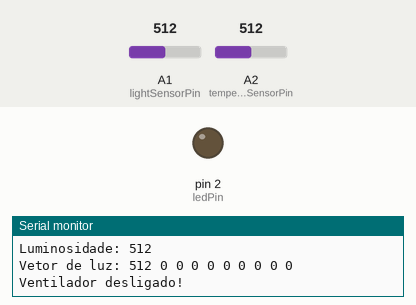
Recording of a sketch running on a simulated Arduino Uno, built with avr-gcc and run on an emulated ATmega328P. Shown: output pins drawn as LEDs (lit = HIGH), the last lines printed to the serial monitor. Inputs (shaded band) come from the test bench; at power-on: A1 (lightSensorPin) = 512, A2 (temperatureSensorPin) = 512.

Above: at 0.1 s.
At 9.7 s:
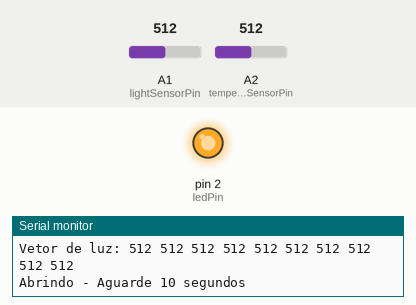
Timing chart, 0 to 21.4 s (numbered marks = the images above):
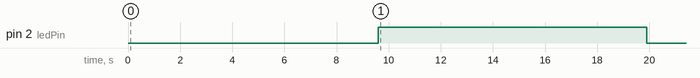

The sketch:

TemperatureLightAndMotorForBoth.ino
```cpp
int ledPin = 2;                     //attach a LED to Digital 2
int temperatureSensorPin = 2;       //temperature sensor is attached to Analog 2
int lightSensorPin = 1;             //light sensor is attached to Analog 1
int closeIfLess = 300;              //value to turn on or off the LED
int closeIfMore = 600;              //value to turn on or off the LED
int temperatureData;                //not real temperature, just the data received by temperature sensor
int delayTime=1000;                 //duration between temperature readings
float realTemperature;              //real temperature, calculated in loop(), it needs the temperatureData
int thermistor = 3975;              //value of the thermistor and used for calculating the real temperature
float resistance;                   //calculated in loop(), it needs the temperatureData and used for calculating the real temperature
int lightSensorValue;
boolean opened = false;             //motor1 controller
int opening = 0;                    //motor1 controller
int closing = 0;                    //motor1 controller
int lightArray[] = {0, 0, 0, 0, 0, 0, 0, 0, 0, 0};          //array with the 10 last light data, it gives more accuracy to the motor1 controller
float temperatureArray[] = {0, 0, 0, 0, 0, 0, 0, 0, 0, 0};  //array with the 10 last temperature data, it gives more accuracy to the motor2 controller
float toleranceTemperature = 27.0;  //above this temperature the motor2 turns on
int timeNecessaryToOpenOrClose = 10;//time in seconds that the motor keeps turned on to the opening or closing proccess
void setup()
{
    pinMode(ledPin, OUTPUT);         //set the LED on Digital 2 as an OUTPUT
    Serial.begin(9600);
}

void loop()
{
    //------------------------------------------------------//
    //Temperature data

    temperatureData = analogRead(temperatureSensorPin);
    resistance = (float)(1023-temperatureData)*10000/temperatureData;
    realTemperature = 1/(log(resistance/10000)/thermistor+1/298.15)-273.15;

    Serial.print("Temperatura: ");
    Serial.print(realTemperature);
    Serial.println(" graus Celsius");

    for (int i=9; i>0; i--) //shift right in temperatureArray
    {
      temperatureArray[i] = temperatureArray[i-1];
    }
    temperatureArray[0] = realTemperature; //attach the new value in temperatureArray

    //End of temperature data
    //------------------------------------------------------//


    //------------------------------------------------------//
    //Light data

    if (opening == 0 && closing == 0) //it'll just read the sensor if the motor is turned off
    {
      lightSensorValue = analogRead(lightSensorPin);

      Serial.print("Luminosidade: ");
      Serial.println(lightSensorValue);

      for (int i=9; i>0; i--) //shift right in lightArray
      {
        lightArray[i] = lightArray[i-1];
      }
      lightArray[0] = lightSensorValue; //attach the new value in lightArray

      //Printing lightArray
      Serial.print("Vetor de luz: ");
      for (int i = 0; i<10; i++)
      {
        Serial.print(lightArray[i]);
        Serial.print(" ");
      }
      Serial.println();
     }

    //End of light data
    //------------------------------------------------------//


    //------------------------------------------------------//
    //Motor DC controller - works with light sensor data (motor1)

    //if the lightSensorValue is under or above the two determinated value, motor1 is activate in one direction (opening direction) if it wasn't opened yet
    //else if the lightSensorValue is within the  two determinated value, motor1 is activate in other direction (closing direction) if it wasn't closed yet
    //the motor1 is turned off when its timeNecessaryToOpenOrClose is reached

    if(lightSensorValue<closeIfLess || lightSensorValue>closeIfMore) //light is too high or too low, must be closed
    {
      if ((opened) && //check if the whole array is within the value to be closed
            ((lightArray[0]<closeIfLess && lightArray[1]<closeIfLess && lightArray[2]<closeIfLess && lightArray[3]<closeIfLess
            && lightArray[4]<closeIfLess && lightArray[5]<closeIfLess && lightArray[6]<closeIfLess && lightArray[7]<closeIfLess
            && lightArray[8]<closeIfLess && lightArray[9]<closeIfLess)
            ||
            (lightArray[0]>closeIfMore && lightArray[1]>closeIfMore && lightArray[2]>closeIfMore && lightArray[3]>closeIfMore
            && lightArray[4]>closeIfMore && lightArray[5]>closeIfMore && lightArray[6]>closeIfMore && lightArray[7]>closeIfMore
            && lightArray[8]>closeIfMore && lightArray[9]>closeIfMore)))
      {
        if (closing == 0) //starting closing
        {
            digitalWrite(ledPin,HIGH); //REPLACE THIS LINE WITH THE MOTOR CLOSING ACTIVATE LINE
            Serial.print("Fechando - Aguarde ");
            Serial.print(timeNecessaryToOpenOrClose);
            Serial.println(" segundos");
            closing++;
         }

        else
        {
          if (closing == timeNecessaryToOpenOrClose) //finished closing
          {
            Serial.println("Fechado!");
            digitalWrite(ledPin,LOW); //REPLACE THIS LINE WITH THE MOTOR DESACTIVATE LINE
            closing = 0;
            opened = false;
          }
          else //still closing
          {
            Serial.print("Fechando - Aguarde ");
            Serial.print(timeNecessaryToOpenOrClose - closing);
            Serial.println(" segundo(s)");
            closing++;
          }
        }
      }
    }
    else //sensor value is an intermediary value, must be opened
    {
      if ((!opened) && //check if the whole array is within the value to be opened
            ((lightArray[0]>=closeIfLess && lightArray[1]>=closeIfLess && lightArray[2]>=closeIfLess && lightArray[3]>=closeIfLess
            && lightArray[4]>=closeIfLess && lightArray[5]>=closeIfLess && lightArray[6]>=closeIfLess && lightArray[7]>=closeIfLess
            && lightArray[8]>=closeIfLess && lightArray[9]>=closeIfLess)
            &&
            (lightArray[0]<=closeIfMore && lightArray[1]<=closeIfMore && lightArray[2]<=closeIfMore && lightArray[3]<=closeIfMore
            && lightArray[4]<=closeIfMore && lightArray[5]<=closeIfMore && lightArray[6]<=closeIfMore && lightArray[7]<=closeIfMore
            && lightArray[8]<=closeIfMore && lightArray[9]<=closeIfMore)))
      {
        if (opening == 0) //starting opening
        {
          digitalWrite(ledPin,HIGH); //REPLACE THIS LINE WITH THE MOTOR OPENING ACTIVATE LINE
          Serial.print("Abrindo - Aguarde ");
          Serial.print(timeNecessaryToOpenOrClose);
          Serial.println(" segundos");
          opening++;
        }
        else
        {
          if (opening == timeNecessaryToOpenOrClose) //finished opening
          {
            Serial.println("Aberto!");
            digitalWrite(ledPin,LOW); //REPLACE THIS LINE WITH THE MOTOR DESACTIVATE LINE
            opening = 0;
            opened = true;
          }
          else //still opening
          {
            Serial.print("Abrindo - Aguarde ");
            Serial.print(timeNecessaryToOpenOrClose - opening);
            Serial.println(" segundo(s)");
            opening++;
          }
        }
      }
    }

    //End of motor DC controller (motor1) (light)
    //------------------------------------------------------//


    //------------------------------------------------------//
    //Motor controller - works with temperature sensor data (motor2)

    //if the whole array is above the toleranceTemperature, motor2 is turned on
    //else if the whole array is under or equal to the toleranceTemperature, motor2 is turned off

    if ((temperatureArray[0]>toleranceTemperature && temperatureArray[1]>toleranceTemperature
            && temperatureArray[2]>toleranceTemperature && temperatureArray[3]>toleranceTemperature
            && temperatureArray[4]>toleranceTemperature && temperatureArray[5]>toleranceTemperature
            && temperatureArray[6]>toleranceTemperature && temperatureArray[7]>toleranceTemperature
            && temperatureArray[8]>toleranceTemperature && temperatureArray[9]>toleranceTemperature))
    {
      //INSERT HERE THE MOTOR2 ACTIVATE LINE
      Serial.println("Ventilador ligado!");
    }
    else if ((temperatureArray[0]<=toleranceTemperature && temperatureArray[1]<=toleranceTemperature
            && temperatureArray[2]<=toleranceTemperature && temperatureArray[3]<=toleranceTemperature
            && temperatureArray[4]<=toleranceTemperature && temperatureArray[5]<=toleranceTemperature
            && temperatureArray[6]<=toleranceTemperature && temperatureArray[7]<=toleranceTemperature
            && temperatureArray[8]<=toleranceTemperature && temperatureArray[9]<=toleranceTemperature))
    {
      //INSERT HERE THE MOTOR2 DESACTIVATE LINE
      Serial.println("Ventilador desligado!");
    }

    //End of motor DC controller (motor2) (temperature)
    //------------------------------------------------------//

    Serial.println();
    delay(delayTime);
}
```

Measured:
- by itself, pin 2 (ledPin): LOW → HIGH at 9.6 s, → LOW 10.3 s later
